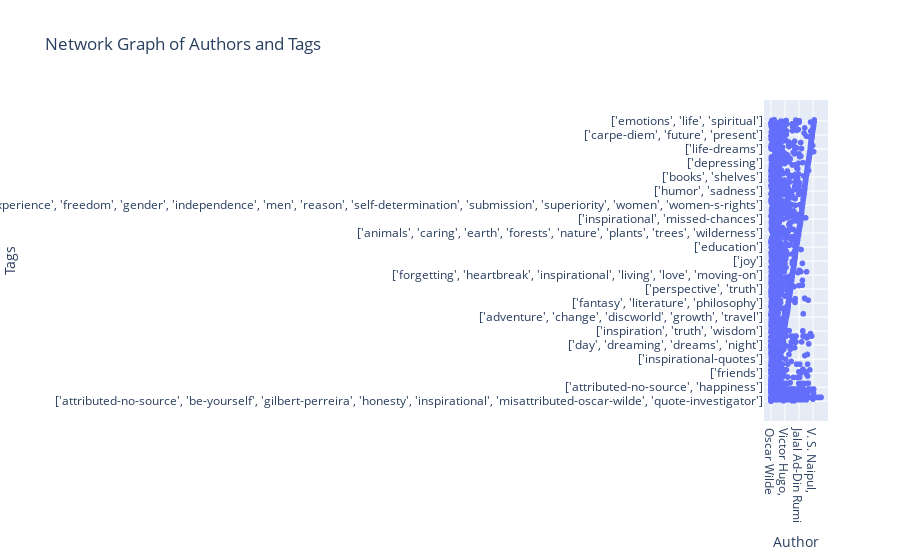

Notebook code for this chart:
### Code cell
# Network Graph of Authors and Tags
network_graph = px.scatter(quotes_2, x='author_2', y='Tags', title='Network Graph of Authors and Tags', 
                            labels={'author_2': 'Author', 'Tags': 'Tags'})
network_graph.show()

### Figure 1 — Plotly figure (JSON) as saved in the notebook; plotly's stock layout.template omitted (floating-point values rounded to 4 significant figures; data arrays with more than 128 entries replaced by an {"elided": "..."} marker saying what was removed)
{"data": [{"hovertemplate": "Author=%{x}<br>Tags=%{y}<extra></extra>", "legendgroup": "", "marker": {"color": "#636efa", "symbol": "circle"}, "mode": "markers", "name": "", "showlegend": false, "type": "scattergl", "x": {"elided": "3000 str values"}, "xaxis": "x", "y": {"elided": "3000 str values"}, "yaxis": "y"}], "layout": {"legend": {"tracegroupgap": 0}, "title": {"text": "Network Graph of Authors and Tags"}, "xaxis": {"anchor": "y", "domain": [0, 1], "title": {"text": "Author"}}, "yaxis": {"anchor": "x", "domain": [0, 1], "title": {"text": "Tags"}}}}
